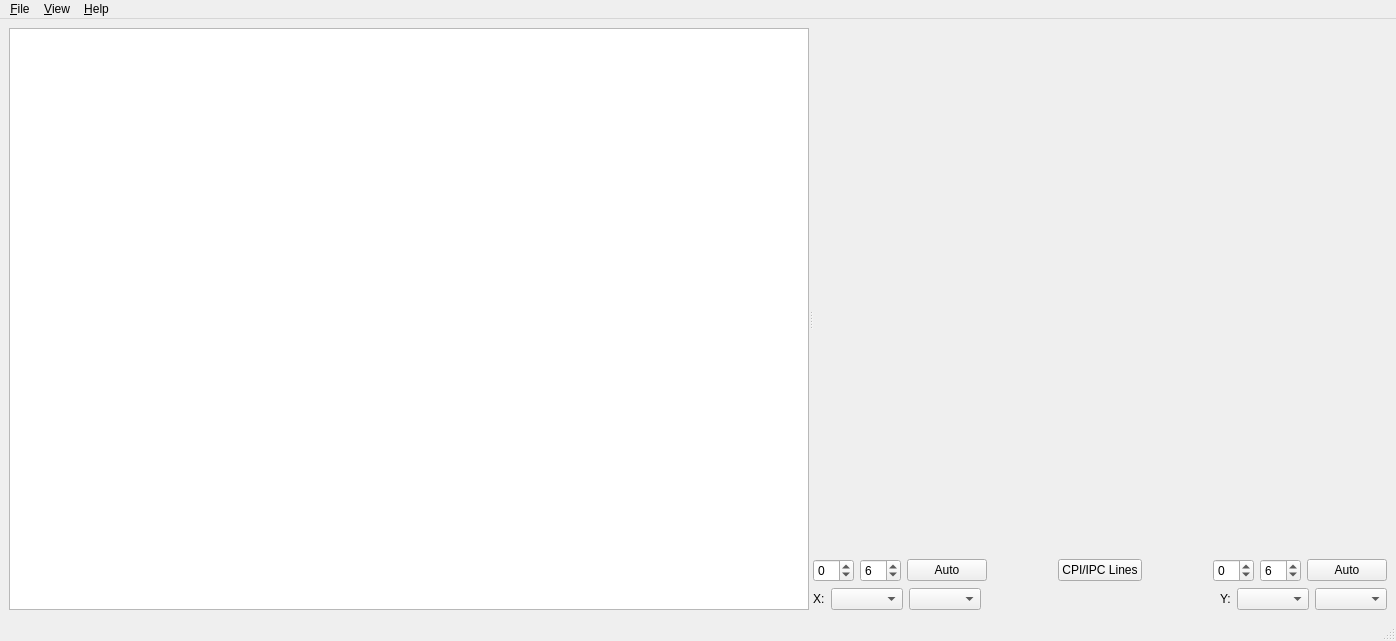
<?xml version="1.0" encoding="UTF-8"?>
<ui version="4.0">
 <class>uiMainWindow</class>
 <widget class="QMainWindow" name="uiMainWindow">
  <property name="geometry">
   <rect>
    <x>0</x>
    <y>0</y>
    <width>1396</width>
    <height>641</height>
   </rect>
  </property>
  <property name="windowTitle">
   <string>Skillion</string>
  </property>
  <property name="windowIcon">
   <iconset>
    <normaloff>../../../../../../../../../../../.designer/backup/icon.png</normaloff>../../../../../../../../../../../.designer/backup/icon.png</iconset>
  </property>
  <widget class="QWidget" name="uiCentralWidget">
   <layout class="QGridLayout" name="gridLayout">
    <item row="0" column="0">
     <widget class="QSplitter" name="splitter">
      <property name="orientation">
       <enum>Qt::Horizontal</enum>
      </property>
      <widget class="QTreeView" name="uiTreeView">
       <property name="sizePolicy">
        <sizepolicy hsizetype="MinimumExpanding" vsizetype="Expanding">
         <horstretch>0</horstretch>
         <verstretch>0</verstretch>
        </sizepolicy>
       </property>
       <property name="minimumSize">
        <size>
         <width>800</width>
         <height>0</height>
        </size>
       </property>
       <property name="contextMenuPolicy">
        <enum>Qt::CustomContextMenu</enum>
       </property>
       <property name="editTriggers">
        <set>QAbstractItemView::NoEditTriggers</set>
       </property>
       <property name="alternatingRowColors">
        <bool>true</bool>
       </property>
       <property name="uniformRowHeights">
        <bool>true</bool>
       </property>
       <property name="sortingEnabled">
        <bool>true</bool>
       </property>
       <property name="allColumnsShowFocus">
        <bool>true</bool>
       </property>
       <attribute name="headerDefaultSectionSize">
        <number>80</number>
       </attribute>
       <attribute name="headerStretchLastSection">
        <bool>false</bool>
       </attribute>
      </widget>
      <widget class="QWidget" name="layoutWidget">
       <layout class="QVBoxLayout" name="verticalLayout">
        <item alignment="Qt::AlignHCenter">
         <widget class="SkPlotWidget" name="mplWidget" native="true">
          <property name="sizePolicy">
           <sizepolicy hsizetype="Preferred" vsizetype="Expanding">
            <horstretch>0</horstretch>
            <verstretch>0</verstretch>
           </sizepolicy>
          </property>
          <property name="statusTip">
           <string>Click plot element to highlight in tree view.</string>
          </property>
          <property name="layoutDirection">
           <enum>Qt::LeftToRight</enum>
          </property>
         </widget>
        </item>
        <item>
         <layout class="QHBoxLayout" name="horizontalLayout_7">
          <item>
           <layout class="QHBoxLayout" name="horizontalLayout_5">
            <item>
             <widget class="QSpinBox" name="xAxisLo">
              <property name="toolTip">
               <string>Left x-axis limit</string>
              </property>
              <property name="minimum">
               <number>-1</number>
              </property>
              <property name="maximum">
               <number>12</number>
              </property>
             </widget>
            </item>
            <item>
             <widget class="QSpinBox" name="xAxisHi">
              <property name="toolTip">
               <string>Right x-axis limit</string>
              </property>
              <property name="maximum">
               <number>12</number>
              </property>
              <property name="value">
               <number>6</number>
              </property>
             </widget>
            </item>
            <item>
             <widget class="QPushButton" name="xAxisAuto">
              <property name="toolTip">
               <string>Autoscale x-axis.</string>
              </property>
              <property name="text">
               <string>Auto</string>
              </property>
              <property name="checkable">
               <bool>true</bool>
              </property>
             </widget>
            </item>
           </layout>
          </item>
          <item>
           <spacer name="horizontalSpacer_3">
            <property name="orientation">
             <enum>Qt::Horizontal</enum>
            </property>
            <property name="sizeHint" stdset="0">
             <size>
              <width>40</width>
              <height>20</height>
             </size>
            </property>
           </spacer>
          </item>
          <item>
           <widget class="QPushButton" name="cpiLineButton">
            <property name="toolTip">
             <string>Redraw cycles-per-instruction and instructions-per-cycle grid lines.</string>
            </property>
            <property name="text">
             <string>CPI/IPC Lines</string>
            </property>
           </widget>
          </item>
          <item>
           <spacer name="horizontalSpacer_2">
            <property name="orientation">
             <enum>Qt::Horizontal</enum>
            </property>
            <property name="sizeHint" stdset="0">
             <size>
              <width>40</width>
              <height>20</height>
             </size>
            </property>
           </spacer>
          </item>
          <item>
           <layout class="QHBoxLayout" name="horizontalLayout_6">
            <item>
             <widget class="QSpinBox" name="yAxisLo">
              <property name="toolTip">
               <string>Bottom y-axis limit.</string>
              </property>
              <property name="minimum">
               <number>-1</number>
              </property>
              <property name="maximum">
               <number>12</number>
              </property>
             </widget>
            </item>
            <item>
             <widget class="QSpinBox" name="yAxisHi">
              <property name="toolTip">
               <string>Top y-axis limit.</string>
              </property>
              <property name="maximum">
               <number>12</number>
              </property>
              <property name="value">
               <number>6</number>
              </property>
             </widget>
            </item>
            <item>
             <widget class="QPushButton" name="yAxisAuto">
              <property name="toolTip">
               <string>Autoscale y-axis.</string>
              </property>
              <property name="text">
               <string>Auto</string>
              </property>
              <property name="checkable">
               <bool>true</bool>
              </property>
             </widget>
            </item>
           </layout>
          </item>
         </layout>
        </item>
        <item>
         <layout class="QHBoxLayout" name="horizontalLayout_4">
          <property name="sizeConstraint">
           <enum>QLayout::SetDefaultConstraint</enum>
          </property>
          <item>
           <layout class="QHBoxLayout" name="horizontalLayout_2">
            <item>
             <widget class="QLabel" name="xSelectorsLabel">
              <property name="sizePolicy">
               <sizepolicy hsizetype="Preferred" vsizetype="Minimum">
                <horstretch>0</horstretch>
                <verstretch>0</verstretch>
               </sizepolicy>
              </property>
              <property name="text">
               <string>X:</string>
              </property>
             </widget>
            </item>
            <item>
             <widget class="QComboBox" name="xAxisEvent">
              <property name="sizePolicy">
               <sizepolicy hsizetype="Preferred" vsizetype="Minimum">
                <horstretch>0</horstretch>
                <verstretch>0</verstretch>
               </sizepolicy>
              </property>
              <property name="toolTip">
               <string>Event to plot on x-axis.</string>
              </property>
             </widget>
            </item>
            <item>
             <widget class="QComboBox" name="xAxisScale">
              <property name="sizePolicy">
               <sizepolicy hsizetype="Preferred" vsizetype="Minimum">
                <horstretch>0</horstretch>
                <verstretch>0</verstretch>
               </sizepolicy>
              </property>
              <property name="toolTip">
               <string>Scaling of x-axis.</string>
              </property>
             </widget>
            </item>
           </layout>
          </item>
          <item>
           <spacer name="horizontalSpacer">
            <property name="orientation">
             <enum>Qt::Horizontal</enum>
            </property>
            <property name="sizeType">
             <enum>QSizePolicy::Expanding</enum>
            </property>
            <property name="sizeHint" stdset="0">
             <size>
              <width>40</width>
              <height>20</height>
             </size>
            </property>
           </spacer>
          </item>
          <item>
           <layout class="QHBoxLayout" name="horizontalLayout_3">
            <item>
             <widget class="QLabel" name="ySelectorsLabel">
              <property name="sizePolicy">
               <sizepolicy hsizetype="Preferred" vsizetype="Minimum">
                <horstretch>0</horstretch>
                <verstretch>0</verstretch>
               </sizepolicy>
              </property>
              <property name="text">
               <string>Y:</string>
              </property>
             </widget>
            </item>
            <item>
             <widget class="QComboBox" name="yAxisEvent">
              <property name="sizePolicy">
               <sizepolicy hsizetype="Preferred" vsizetype="Minimum">
                <horstretch>0</horstretch>
                <verstretch>0</verstretch>
               </sizepolicy>
              </property>
              <property name="toolTip">
               <string>Event to plot on y-axis.</string>
              </property>
             </widget>
            </item>
            <item>
             <widget class="QComboBox" name="yAxisScale">
              <property name="sizePolicy">
               <sizepolicy hsizetype="Preferred" vsizetype="Minimum">
                <horstretch>0</horstretch>
                <verstretch>0</verstretch>
               </sizepolicy>
              </property>
              <property name="toolTip">
               <string>Scaling of y-axis.</string>
              </property>
             </widget>
            </item>
           </layout>
          </item>
         </layout>
        </item>
       </layout>
      </widget>
     </widget>
    </item>
   </layout>
  </widget>
  <widget class="QMenuBar" name="uiMenuBar">
   <property name="geometry">
    <rect>
     <x>0</x>
     <y>0</y>
     <width>1396</width>
     <height>25</height>
    </rect>
   </property>
   <widget class="QMenu" name="uiMenuFile">
    <property name="title">
     <string>&amp;File</string>
    </property>
    <addaction name="actionOpen"/>
    <addaction name="separator"/>
    <addaction name="actionQuit"/>
   </widget>
   <widget class="QMenu" name="uiMenuView">
    <property name="acceptDrops">
     <bool>false</bool>
    </property>
    <property name="title">
     <string>&amp;View</string>
    </property>
    <addaction name="actionShow_kernel_modules"/>
    <addaction name="actionShow_system_libraries"/>
    <addaction name="actionShow_relocation_stubs"/>
    <addaction name="actionShow_reserved_symbols"/>
    <addaction name="actionAdd_computed_column"/>
   </widget>
   <widget class="QMenu" name="uiMenuHelp">
    <property name="title">
     <string>&amp;Help</string>
    </property>
    <addaction name="action_About"/>
   </widget>
   <addaction name="uiMenuFile"/>
   <addaction name="uiMenuView"/>
   <addaction name="uiMenuHelp"/>
  </widget>
  <widget class="QStatusBar" name="uiStatusBar"/>
  <action name="actionOpen">
   <property name="text">
    <string>&amp;Open</string>
   </property>
  </action>
  <action name="actionQuit">
   <property name="text">
    <string>&amp;Quit</string>
   </property>
   <property name="shortcut">
    <string>Ctrl+Q</string>
   </property>
  </action>
  <action name="actionShow_kernel_modules">
   <property name="checkable">
    <bool>true</bool>
   </property>
   <property name="checked">
    <bool>true</bool>
   </property>
   <property name="text">
    <string>Show &amp;kernel modules</string>
   </property>
  </action>
  <action name="actionShow_system_libraries">
   <property name="checkable">
    <bool>true</bool>
   </property>
   <property name="checked">
    <bool>true</bool>
   </property>
   <property name="text">
    <string>Show system &amp;libraries</string>
   </property>
  </action>
  <action name="actionShow_relocation_stubs">
   <property name="checkable">
    <bool>true</bool>
   </property>
   <property name="checked">
    <bool>true</bool>
   </property>
   <property name="text">
    <string>Show &amp;relocation stubs</string>
   </property>
   <property name="menuRole">
    <enum>QAction::ApplicationSpecificRole</enum>
   </property>
  </action>
  <action name="actionShow_reserved_symbols">
   <property name="checkable">
    <bool>true</bool>
   </property>
   <property name="checked">
    <bool>true</bool>
   </property>
   <property name="text">
    <string>Show reserved &amp;symbols</string>
   </property>
   <property name="toolTip">
    <string>Symbols beginning with two underscores or an underscore and a capital letter are reserved by the C standard.</string>
   </property>
  </action>
  <action name="actionAdd_computed_column">
   <property name="text">
    <string>&amp;Add computed column</string>
   </property>
   <property name="shortcut">
    <string>Ctrl+A</string>
   </property>
  </action>
  <action name="action_About">
   <property name="text">
    <string>&amp;About</string>
   </property>
   <property name="toolTip">
    <string>About Skillion</string>
   </property>
  </action>
 </widget>
 <customwidgets>
  <customwidget>
   <class>SkPlotWidget</class>
   <extends>QWidget</extends>
   <header>skplotwidget.h</header>
   <container>1</container>
  </customwidget>
 </customwidgets>
 <resources/>
 <connections>
  <connection>
   <sender>actionQuit</sender>
   <signal>triggered()</signal>
   <receiver>uiMainWindow</receiver>
   <slot>close()</slot>
   <hints>
    <hint type="sourcelabel">
     <x>-1</x>
     <y>-1</y>
    </hint>
    <hint type="destinationlabel">
     <x>543</x>
     <y>299</y>
    </hint>
   </hints>
  </connection>
 </connections>
</ui>
